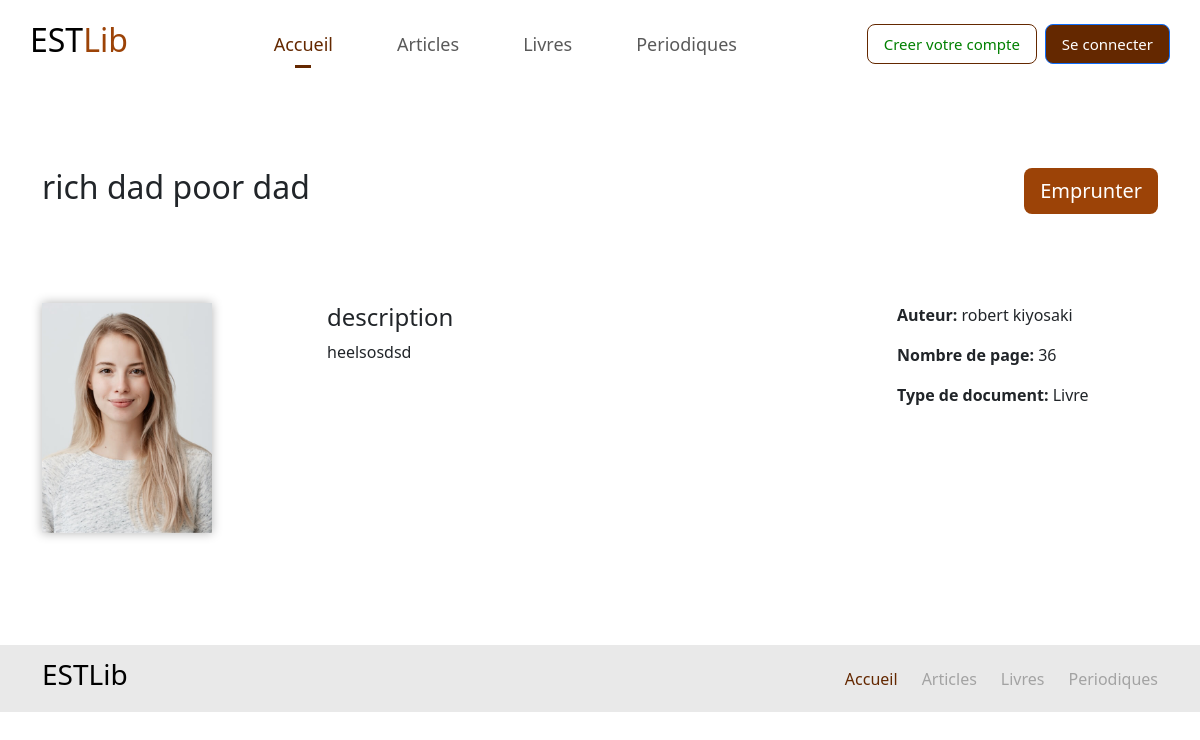
The app's page /public/document.php?doc_id=42 with its own data.
### tables this page shows
CREATE TABLE IF NOT EXISTS `documents` (
  `id` int NOT NULL AUTO_INCREMENT,
  `title` varchar(150) NOT NULL,
  `doc_desc` text NOT NULL,
  `author` varchar(150) NOT NULL,
  `page_count` int NOT NULL,
  `doc_img` varchar(150) DEFAULT NULL,
  `copies_left` int NOT NULL,
  `type_id` int DEFAULT NULL,
  `category_id` int DEFAULT NULL,
  `created_at` timestamp NULL DEFAULT CURRENT_TIMESTAMP,
  PRIMARY KEY (`id`),
  KEY `type_id` (`type_id`),
  KEY `category_id` (`category_id`)
);

CREATE TABLE IF NOT EXISTS `doc_types` (
  `id` int NOT NULL AUTO_INCREMENT,
  `name` varchar(50) NOT NULL,
  `created_at` timestamp NOT NULL DEFAULT CURRENT_TIMESTAMP,
  PRIMARY KEY (`id`)
);

### app/includes/data/document.php (called while the page is built, shortened)
<?php
$conn = getConnection();
function getDocumentByID($id){
        global $conn;
        $sql = 'SELECT d.*, t.name as type FROM documents d
                LEFT JOIN doc_types t ON d.type_id=t.id
                WHERE d.id = ?';
        $query = $conn->prepare($sql);
        $query->bindParam(1, $id);
        $query->execute();
        $query->setFetchMode(PDO::FETCH_ASSOC);
        $document = $query->fetchAll();
        $document = !empty($document) ? $document[0] : array();
        return $document;
}

### public/document.php (the view, shortened to what this page needs)
<?php
require_once '../app/includes/data/document.php';
$docId = htmlspecialchars($_GET['doc_id']);
$document = getDocumentByID($docId);
require_once '../app/includes/partials/header.php';
?>
<link rel="stylesheet" href="http://localhost/management-of-library/public/css/document_preview.css?v=2">
</head>
<body>
   <?php
   require_once isset($_SESSION['user_id']) ?  '../app/includes/partials/navbar-layouts/user_loggedin_navbar.php' : '../app/includes/partials/navbar-layouts/user_loggedout_navbar.php';
   ?>
    <section class="document-preview">
     <div class="container">
        <div class="document-container">
            <div class="wrapper d-flex justify-content-between align-items-start mb-5">
                <h2 class="doc_title w-75 mb-5"><?= $document['title'] ?></h2>
                <button id="borrowBtn" class="btn btn-lg btn-primary borrow-btn" data-bs-toggle="modal" data-bs-target="#borrowModal">Emprunter</button>
            </div>
            <div class="row">
                <div class="col-md-3">
                    <div class="cover">
                        <img src="http://localhost/management-of-library/admin/dashboard/assets/images/uploads/doc_images/<?= $document['doc_img'] ?>" alt="">
                    </div>
                </div>
                <div class="col-md-6">
                    <div class="wrapper">
                        <div class="description-container">
                            <h4>description</h4>
                            <p class="description"><?= $document['doc_desc'] ?></p>
                        </div>
                    </div>
                </div>
                <div class="col-md-3">
                    <div class="details">
                     <p class="author"><span style="font-weight: bold;">Auteur: </span><?= $document['author'] ?></p>
                     <p class="page_count"><span style="font-weight: bold;">Nombre de page: </span><?= $document['page_count'] ?></p>
                     <p class="doc_type"><span style="font-weight: bold;">Type de document: </span><?= $document['type'] ?></p>
                    </div>
                </div>
            </div>
        </div>
     </div>
    </section>
<?php
  require_once  '../app/includes/partials/footer.php';
?>
</body>
</html>

### public/css/customProperties.css (style rules this page uses)
:root { --color-primary: rgb(100, 40, 0); --secondary-color: rgb(156, 67, 7); }

### public/css/document_preview.css (style rules this page uses)
section.document-preview { margin-top: 5rem; margin-bottom: 7rem; }
section.document-preview button.borrow-btn { background-color: var(--secondary-color); border: none; }
section.document-preview .document-container .cover { width: 170px; height: 230px; box-shadow: 0 0 10px rgba(0, 0, 0, .3); }
section.document-preview .document-container .cover > img { height: 100%; width: 100%; object-fit: cover; }
section.document-preview .description-container p.description { overflow: hidden; display: -webkit-box; -webkit-box-orient: vertical; -webkit-line-clamp: 4; }

### records on screen
documents: title "rich dad poor dad", doc_img (picture), doc_desc "heelsosdsd", author "robert kiyosaki", page_count "36", doc_types.name "Livre"
